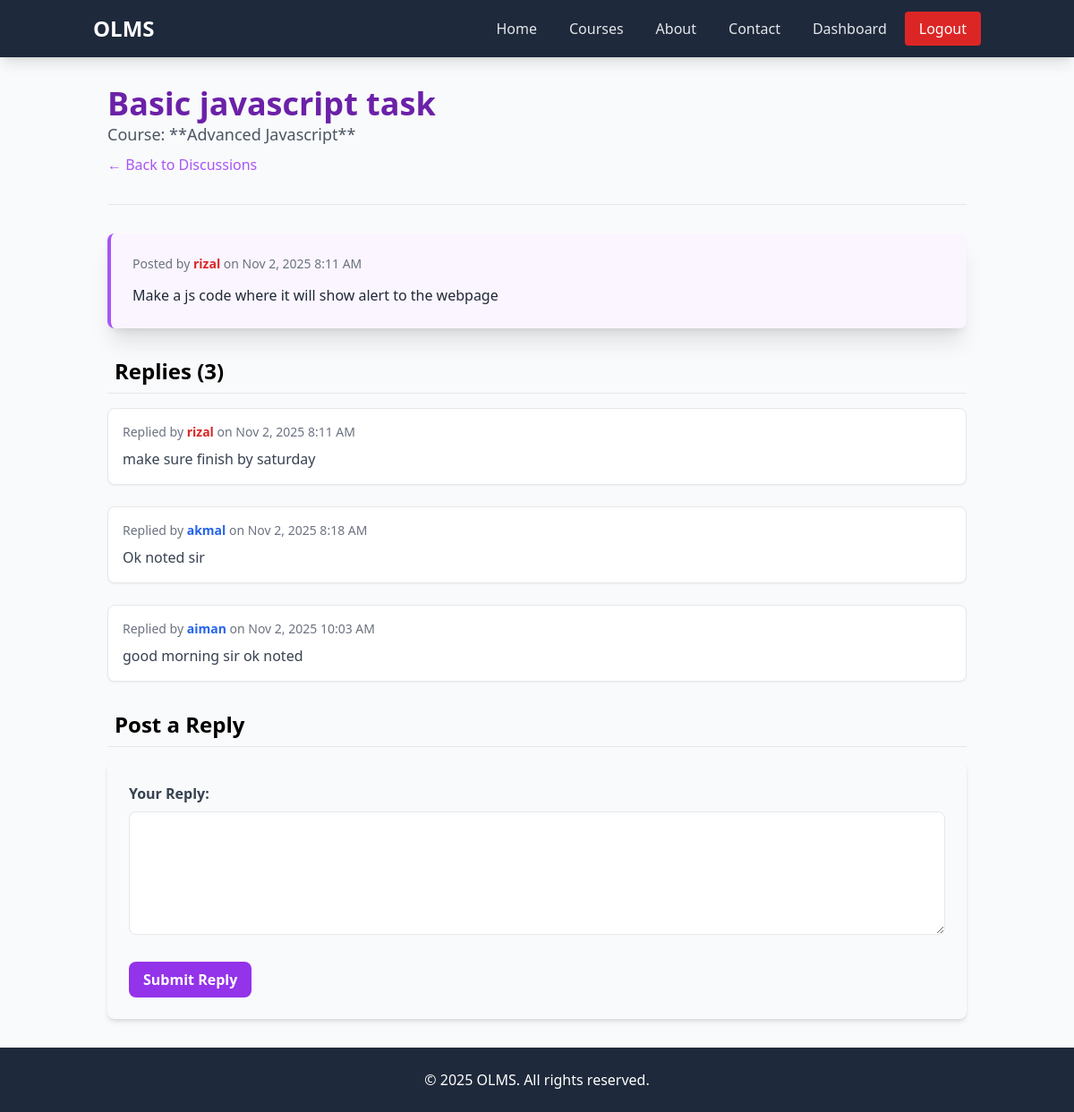
Screenshot of /lecturer/view_thread.php?thread_id=1 (signed in) with the database file from the repository.
### tables this page shows
CREATE TABLE `discussion_threads` (
  `id` int(11) NOT NULL,
  `course_id` int(11) NOT NULL,
  `user_id` int(11) NOT NULL,
  `title` varchar(255) NOT NULL,
  `content` text NOT NULL,
  `created_at` datetime DEFAULT current_timestamp()
);

CREATE TABLE `courses` (
  `id` int(11) NOT NULL,
  `title` varchar(100) NOT NULL,
  `level` varchar(50) DEFAULT NULL,
  `language` varchar(50) DEFAULT NULL,
  `fee` double(10,2) DEFAULT NULL,
  `lecturer_id` int(11) DEFAULT NULL
);

CREATE TABLE `users` (
  `id` int(11) NOT NULL,
  `name` varchar(100) NOT NULL,
  `email` varchar(100) NOT NULL,
  `password` varchar(255) NOT NULL,
  `role` enum('student','lecturer','admin') NOT NULL DEFAULT 'student',
  `status` enum('pending','active','blocked') NOT NULL DEFAULT 'pending'
);

CREATE TABLE `discussion_replies` (
  `id` int(11) NOT NULL,
  `thread_id` int(11) NOT NULL,
  `user_id` int(11) NOT NULL,
  `content` text NOT NULL,
  `created_at` datetime DEFAULT current_timestamp()
);

### lecturer/view_thread.php (the view, shortened to what this page needs)
<?php
include("../header.php");
include("../connection.php");
$thread_id = isset($_GET['thread_id']) ? $_GET['thread_id'] : null;
$thread_query = "
    SELECT
        t.title, t.content, t.created_at, t.course_id,
        u.name AS author_name, u.role AS author_role, c.title AS course_title
    FROM
        discussion_threads t
    JOIN
        users u ON t.user_id = u.id
    JOIN
        courses c ON t.course_id = c.id
    WHERE
        t.id = '$thread_id'";
$thread_result = mysqli_query($conn, $thread_query);
$thread = mysqli_fetch_assoc($thread_result);
$replies_query = "
    SELECT
        r.content, r.created_at, u.name AS replier_name, u.role AS replier_role
    FROM
        discussion_replies r
    JOIN
        users u ON r.user_id = u.id
    WHERE
        r.thread_id = '$thread_id'
    ORDER BY
        r.created_at ASC";
$replies_result = mysqli_query($conn, $replies_query);
?>
<body>
    <div class="container mx-auto p-8 max-w-5xl">
        <header class="mb-8">
            <h1 class="text-4xl font-extrabold text-purple-800"><?php echo htmlspecialchars($thread['title']); ?></h1>
            <p class="text-lg text-gray-600">Course: **<?php echo htmlspecialchars($thread['course_title']); ?>**</p>
            <a href="course_discussion.php?course_id=<?php echo $thread['course_id']; ?>" class="text-purple-500 hover:text-purple-700 mt-2 inline-block">← Back to Discussions</a>
        </header>
        <hr class="mb-8">
        <section id="main-post" class="mb-8 p-6 bg-purple-50 border-l-4 border-purple-500 rounded-lg shadow-xl">
            <p class="text-sm text-gray-500 mb-3">
                Posted by
                <span class="font-semibold text-<?php echo ($thread['author_role'] == 'lecturer') ? 'red-600' : 'blue-600'; ?>">
                    <?php echo htmlspecialchars($thread['author_name']); ?>
                </span>
                on <?php echo date('M j, Y g:i A', strtotime($thread['created_at'])); ?>
            </p>
            <div class="text-gray-800 leading-relaxed">
                <?php echo nl2br(htmlspecialchars($thread['content'])); ?>
            </div>
        </section>
        <section id="replies" class="mb-8">
            <h2 class="text-2xl font-semibold mb-4 border-b pb-2 flex items-center"><i class="fas fa-reply mr-2"></i> Replies (<?php echo mysqli_num_rows($replies_result); ?>)</h2>
            <div class="space-y-6">
                <?php if (mysqli_num_rows($replies_result) > 0): ?>
                    <?php while ($reply = mysqli_fetch_assoc($replies_result)): ?>
                        <div class="p-4 bg-white border border-gray-200 rounded-lg shadow-sm">
                            <p class="text-sm text-gray-500 mb-2">
                                Replied by
                                <span class="font-semibold text-<?php echo ($reply['replier_role'] == 'lecturer') ? 'red-600' : 'blue-600'; ?>">
                                    <?php echo htmlspecialchars($reply['replier_name']); ?>
                                </span>
                                on <?php echo date('M j, Y g:i A', strtotime($reply['created_at'])); ?>
                            </p>
                            <div class="text-gray-700">
                                <?php echo nl2br(htmlspecialchars($reply['content'])); ?>
                            </div>
                        </div>
                    <?php endwhile; ?>
                <?php else: ?>
                    <div class="p-4 bg-yellow-50 border-l-4 border-yellow-500 text-yellow-700 rounded-lg">
                        There are no replies yet. Be the first to respond!
                    </div>
                <?php endif; ?>
            </div>
        </section>
        <section id="reply-form">
            <h2 class="text-2xl font-semibold mb-4 border-b pb-2"><i class="fas fa-feather-alt mr-2"></i> Post a Reply</h2>
            <form action="view_thread.php?thread_id=<?php echo $thread_id; ?>" method="POST" class="p-6 bg-gray-50 rounded-lg shadow-md">
                <div class="mb-6">
                    <label for="reply_content" class="block text-gray-700 font-semibold mb-2">Your Reply:</label>
                    <textarea id="reply_content" name="reply_content" rows="5" required class="w-full px-3 py-2 border rounded-lg focus:ring-purple-500 focus:border-purple-500"></textarea>
                </div>
                <button type="submit" class="bg-purple-600 hover:bg-purple-700 text-white font-bold py-2 px-4 rounded-lg transition duration-200">
                    Submit Reply
                </button>
            </form>
        </section>
    </div>
</body>
<?php include("../footer.php"); ?>

### rows the page displays
discussion_threads: title "Basic javascript task", course.title "Advanced Javascript", user.name "rizal", created_at "Nov 2, 2025 8:11 AM", content "Make a js code where it will show alert to the webpage"
discussion_replies: user.name "rizal", created_at "Nov 2, 2025 8:11 AM", content "make sure finish by saturday"
discussion_replies: user.name "akmal", created_at "Nov 2, 2025 8:18 AM", content "Ok noted sir"
discussion_replies: user.name "aiman", created_at "Nov 2, 2025 10:03 AM", content "good morning sir ok noted"

### other values shown
mysqli_num_rows($replies_result) "3"
